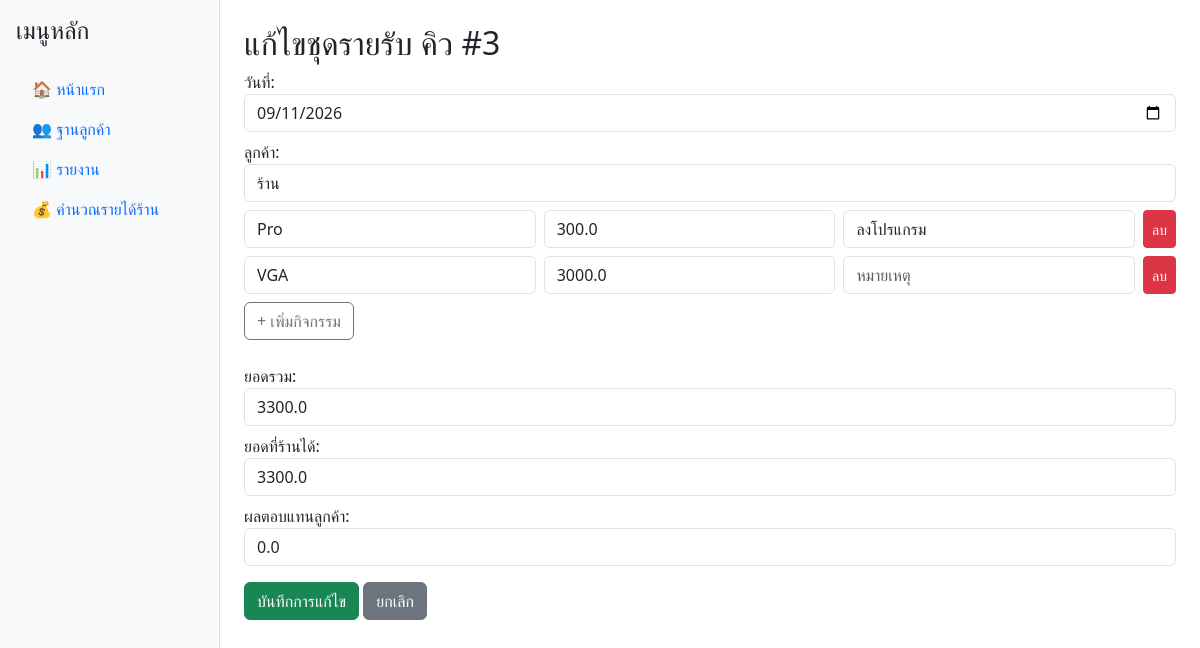
Page /edit_income/3 on the committed database.
### tables this page shows
CREATE TABLE bill_summary (
    id INTEGER PRIMARY KEY AUTOINCREMENT,
    date TEXT NOT NULL,
    customer_id INTEGER,
    total_income REAL,
    shop_get REAL,
    discount REAL, ref_id TEXT,
    FOREIGN KEY (customer_id) REFERENCES customers(id)
);

CREATE TABLE customers (
    id INTEGER PRIMARY KEY AUTOINCREMENT,
    name TEXT NOT NULL,
    phone TEXT,
    note TEXT
);

CREATE TABLE income (
    id INTEGER PRIMARY KEY AUTOINCREMENT,
    date TEXT NOT NULL,
    customer_id INTEGER,
    activity TEXT,
    amount REAL,
    shop_get REAL,
    discount REAL,
    note TEXT, source TEXT, ref_id TEXT, bill_id INTEGER,
    FOREIGN KEY (customer_id) REFERENCES customers (id)
);

### app.py (the view)
@app.route("/edit_income/<int:bill_id>", methods=["GET", "POST"])
def edit_income(bill_id):
    conn = get_db_connection()
    if request.method == "POST":
        date_val = request.form.get("date")
        customer_id = request.form.get("customer_id")
        shop_get = float(request.form.get("shop_get") or 0)
        activities = request.form.getlist("activity[]")
        amounts = request.form.getlist("amount[]")
        notes = request.form.getlist("note[]")
        total_income = sum([float(a) for a in amounts if a])
        discount = total_income - shop_get
        conn.execute(
            "UPDATE bill_summary SET date=?, customer_id=?, total_income=?, shop_get=?, discount=? WHERE id=?",
            (date_val, customer_id, total_income, shop_get, discount, bill_id)
        )
        conn.execute("DELETE FROM income WHERE bill_id=?", (bill_id,))
        for activity, amount, note in zip(activities, amounts, notes):
            if activity or amount:
                conn.execute(
                    "INSERT INTO income (bill_id, date, customer_id, activity, amount, note, ref_id) VALUES (?, ?, ?, ?, ?, ?, ?)",
                    (bill_id, date_val, customer_id, activity, amount, note, f"{customer_id}-{date_val}")
                )
        conn.commit()
        conn.close()
        return redirect("/report")
    else:
        bill = conn.execute("SELECT * FROM bill_summary WHERE id=?", (bill_id,)).fetchone()
        incomes = conn.execute("SELECT * FROM income WHERE bill_id=?", (bill_id,)).fetchall()
        customers = conn.execute("SELECT * FROM customers ORDER BY name ASC").fetchall()
        conn.close()
        return render_template("income/edit_income.html", bill=bill, incomes=incomes, customers=customers)

### app.py (called while the page is built)
def get_db_connection():
    conn = sqlite3.connect('database.db')
    conn.row_factory = sqlite3.Row
    return conn

### templates/income/edit_income.html (shortened to what this page needs)
{% extends "base.html" %}
{% block content %}
<h2>แก้ไขชุดรายรับ คิว #{{ bill.id }}</h2>
<form method="POST">
  <label>วันที่:</label>
  <input type="date" name="date" class="form-control mb-2" value="{{ bill.date }}">
  <label>ลูกค้า:</label>
  <select name="customer_id" class="form-control mb-2">
    {% for c in customers %}
    <option value="{{ c.id }}" {% if c.id == bill.customer_id %}selected{% endif %}>{{ c.name }}</option>
    {% endfor %}
  </select>
  <div id="activity-list">
    {% for income in incomes %}
    <div class="d-flex mb-2">
      <input type="text" name="activity[]" class="form-control me-2" value="{{ income.activity }}" placeholder="กิจกรรม">
      <input type="number" step="0.01" name="amount[]" class="form-control activity-amount me-2" value="{{ income.amount }}" placeholder="ราคา">
      <input type="text" name="note[]" class="form-control me-2" value="{{ income.note }}" placeholder="หมายเหตุ">
      <button type="button" class="btn btn-danger btn-sm" onclick="this.parentElement.remove()">ลบ</button>
    </div>
    {% endfor %}
  </div>
  <button type="button" id="btn-add-activity" class="btn btn-outline-secondary mb-2">+ เพิ่มกิจกรรม</button>
  <div class="mt-3">
    <label>ยอดรวม:</label>
    <input type="number" step="0.01" id="total_income" class="form-control mb-2" value="{{ bill.total_income }}" readonly>
    <label>ยอดที่ร้านได้:</label>
    <input type="number" step="0.01" name="shop_get" id="shop_get" class="form-control mb-2" value="{{ bill.shop_get }}">
    <label>ผลตอบแทนลูกค้า:</label>
    <input type="number" step="0.01" id="discount_total" class="form-control mb-2" value="{{ bill.discount }}" readonly>
  </div>
  <button type="submit" class="btn btn-success mt-2">บันทึกการแก้ไข</button>
  <a href="/report" class="btn btn-secondary mt-2">ยกเลิก</a>
</form>
{% endblock %}

### rows in the picture
bill_summary: id "3", date "09/11/2026", customer_id "ร้าน", total_income "3300.0", shop_get "3300.0", discount "0.0"
income: activity "Pro", amount "300.0", note "ลงโปรแกรม"
income: activity "VGA", amount "3000.0"
